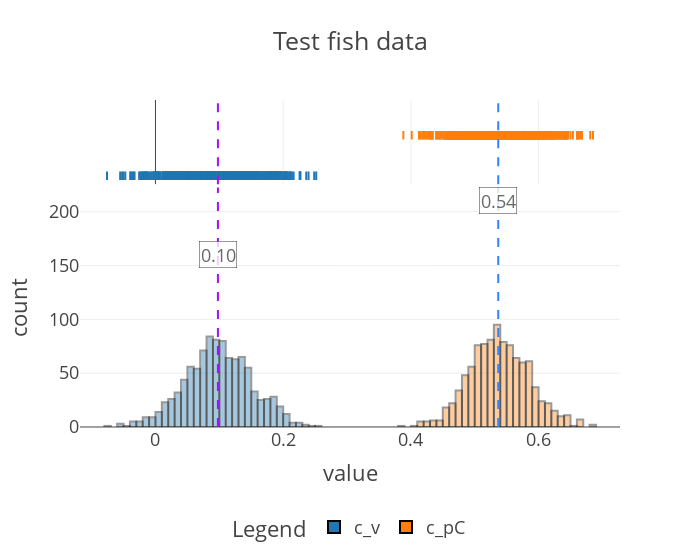

Source (notebook cell):
### Code cell
print(
    samples_test.keys()
)  # plot the inferred posterior distributions of the coefficients
# Note that the model infers that the random foragers have
# near-zero coefficients for food trace and proximity score.
# The non-zero coefficient for visibility is consistent with the
# fact that the random foragers are mostly likely to move to nearby
# locations (higher visibility score) compared to farther locations.
ftk.plot_coefs(
    samples_test["svi_samples"],
    "Test fish data",
    nbins=120,
    ann_start_y=160,
    ann_break_y=50,
)

### Figure 1 — Plotly figure (JSON) as saved in the notebook; plotly's stock layout.template omitted (floating-point values rounded to 4 significant figures; data arrays with more than 128 entries replaced by an {"elided": "..."} marker saying what was removed)
{"data": [{"alignmentgroup": "True", "bingroup": "x", "hovertemplate": "coefficient=c_v<br>value=%{x}<br>count=%{y}<extra></extra>", "legendgroup": "c_v", "marker": {"color": "#1F77B4", "line": {"color": "Black", "width": 2}, "opacity": 0.4, "pattern": {"shape": ""}}, "name": "c_v", "nbinsx": 120, "offsetgroup": "c_v", "orientation": "v", "showlegend": true, "type": "histogram", "x": {"elided": "1000 float values"}, "xaxis": "x", "yaxis": "y"}, {"alignmentgroup": "True", "boxpoints": "all", "fillcolor": "rgba(255,255,255,0)", "hoveron": "points", "hovertemplate": "coefficient=c_v<br>value=%{x}<extra></extra>", "jitter": 0, "legendgroup": "c_v", "line": {"color": "rgba(255,255,255,0)"}, "marker": {"color": "#1F77B4", "line": {"color": "Black", "width": 2}, "symbol": "line-ns-open"}, "name": "c_v", "offsetgroup": "c_v", "showlegend": false, "type": "box", "x": {"elided": "1000 float values"}, "xaxis": "x2", "yaxis": "y2"}, {"alignmentgroup": "True", "bingroup": "x", "hovertemplate": "coefficient=c_pC<br>value=%{x}<br>count=%{y}<extra></extra>", "legendgroup": "c_pC", "marker": {"color": "#FF7F0E", "line": {"color": "Black", "width": 2}, "opacity": 0.4, "pattern": {"shape": ""}}, "name": "c_pC", "nbinsx": 120, "offsetgroup": "c_pC", "orientation": "v", "showlegend": true, "type": "histogram", "x": {"elided": "1000 float values"}, "xaxis": "x", "yaxis": "y"}, {"alignmentgroup": "True", "boxpoints": "all", "fillcolor": "rgba(255,255,255,0)", "hoveron": "points", "hovertemplate": "coefficient=c_pC<br>value=%{x}<extra></extra>", "jitter": 0, "legendgroup": "c_pC", "line": {"color": "rgba(255,255,255,0)"}, "marker": {"color": "#FF7F0E", "line": {"color": "Black", "width": 2}, "symbol": "line-ns-open"}, "name": "c_pC", "offsetgroup": "c_pC", "showlegend": false, "type": "box", "x": {"elided": "1000 float values"}, "xaxis": "x2", "yaxis": "y2"}], "layout": {"annotations": [{"bgcolor": "white", "bordercolor": "black", "borderwidth": 0.5, "opacity": 0.8, "showarrow": false, "text": "0.10", "x": 0.09779, "y": 160}, {"bgcolor": "white", "bordercolor": "black", "borderwidth": 0.5, "opacity": 0.8, "showarrow": false, "text": "0.54", "x": 0.5368, "y": 210}], "barmode": "overlay", "legend": {"orientation": "h", "title": {"text": "Legend"}, "tracegroupgap": 0, "x": 0.5, "xanchor": "center", "y": -0.25, "yanchor": "top"}, "shapes": [{"line": {"color": "#AA0DFE", "dash": "dash"}, "name": "Median (0.09778675436973572)", "type": "line", "x0": 0.09779, "x1": 0.09779, "xref": "x", "y0": 0, "y1": 1, "yref": "y domain"}, {"line": {"color": "#AA0DFE", "dash": "dash"}, "name": "Median (0.09778675436973572)", "type": "line", "x0": 0.09779, "x1": 0.09779, "xref": "x2", "y0": 0, "y1": 1, "yref": "y2 domain"}, {"line": {"color": "#3283FE", "dash": "dash"}, "name": "Median (0.5368283987045288)", "type": "line", "x0": 0.5368, "x1": 0.5368, "xref": "x", "y0": 0, "y1": 1, "yref": "y domain"}, {"line": {"color": "#3283FE", "dash": "dash"}, "name": "Median (0.5368283987045288)", "type": "line", "x0": 0.5368, "x1": 0.5368, "xref": "x2", "y0": 0, "y1": 1, "yref": "y2 domain"}], "title": {"text": "Test fish data"}, "width": 700, "xaxis": {"anchor": "y", "domain": [0, 1], "title": {"text": "value"}}, "xaxis2": {"anchor": "y2", "domain": [0, 1], "matches": "x", "showgrid": true, "showticklabels": false}, "yaxis": {"anchor": "x", "domain": [0, 0.7326], "title": {"text": "count"}}, "yaxis2": {"anchor": "x2", "domain": [0.7426, 1], "matches": "y2", "showgrid": false, "showline": false, "showticklabels": false, "ticks": ""}}}
